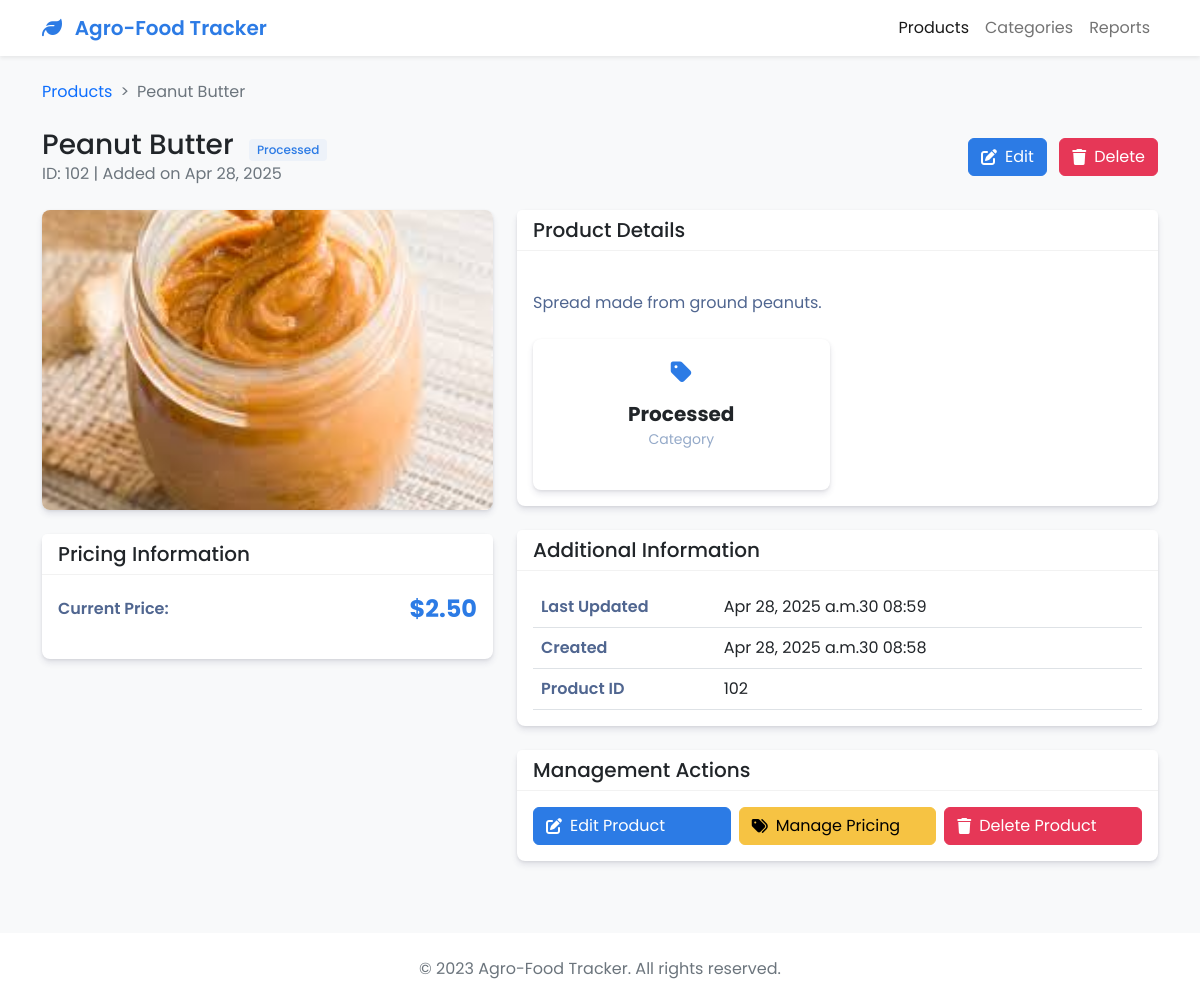
/view/102/, run on the app's committed database.
### products/models.py (models this page shows, shortened)
class Product(models.Model):
    CATEGORY_CHOICES = [
        ('Fruits', 'Fruits'),
        ('Vegetables', 'Vegetables'),
        ('Dairy', 'Dairy'),
        ('Grains', 'Grains'),
        ('Meat', 'Meat'),
        ('Processed', 'Processed Foods'),
        ('Other', 'Other'),
    ]
    name = models.CharField(max_length=100)
    category = models.CharField(max_length=100, choices=CATEGORY_CHOICES)
    description = models.TextField()
    price = models.DecimalField(
        max_digits=10,
        decimal_places=3,
        validators=[MinValueValidator(0.001)]
    )
    image = models.ImageField(upload_to='product_images/', blank=True, null=True)
    created_at = models.DateTimeField(default=timezone.now)
    updated_at = models.DateTimeField(auto_now=True)
    class Meta:
        ordering = ['-created_at']
        verbose_name = 'Product'
        verbose_name_plural = 'Products'

### products/views.py (the view)
# urls.py: path('view/<int:pk>/', views.product_view, name='product_view'),
def product_view(request, pk):
    product = get_object_or_404(Product, pk=pk)
    return render(request, 'products/product_view.html', {'product': product})

### products/templates/products/product_view.html (shortened to what this page needs)
<!DOCTYPE html>
<html lang="en">
<head>
    <link href="https://cdn.jsdelivr.net/npm/bootstrap@5.2.3/dist/css/bootstrap.min.css" rel="stylesheet">
    <link rel="stylesheet" href="https://cdnjs.cloudflare.com/ajax/libs/font-awesome/6.2.0/css/all.min.css">
</head>
<body>
<nav class="navbar navbar-expand-lg navbar-light bg-white shadow-sm mb-4">
    <div class="container">
        <a class="navbar-brand" href="#">
            <i class="fas fa-leaf me-2"></i>
            Agro-Food Tracker
        </a>
        <div class="collapse navbar-collapse" id="navbarNav">
            <ul class="navbar-nav ms-auto">
                <li class="nav-item">
                    <a class="nav-link active" href="#">Products</a>
                </li>
                <li class="nav-item">
                    <a class="nav-link" href="#">Categories</a>
                </li>
                <li class="nav-item">
                    <a class="nav-link" href="#">Reports</a>
                </li>
            </ul>
        </div>
    </div>
</nav>
<div class="container mb-5">
    <nav aria-label="breadcrumb">
        <ol class="breadcrumb">
            <li class="breadcrumb-item"><a href="{% url 'product_list' %}" class="text-decoration-none">Products</a></li>
            <li class="breadcrumb-item active" aria-current="page">{{ product.name }}</li>
        </ol>
    </nav>
    <div class="d-flex justify-content-between align-items-center mb-4">
        <div>
            <h1 class="h3 mb-0">
                {{ product.name }}
                <span class="category-badge">{{ product.category }}</span>
            </h1>
            <p class="text-muted mb-0">ID: {{ product.id }} | Added on {{ product.created_at|date:"M d, Y" }}</p>
        </div>
        <div>
            <a href="{% url 'product_edit' product.id %}" class="btn btn-primary btn-icon">
                <i class="fas fa-edit"></i> Edit
            </a>
            <a href="{% url 'product_delete' product.id %}" class="btn btn-danger btn-icon ms-2">
                <i class="fas fa-trash"></i> Delete
            </a>
        </div>
    </div>
    <div class="row g-4">
        <div class="col-lg-5">
            <div class="card position-relative">
                <div class="card-body p-0">
                    {% if product.image %}
                        <img src="{{ product.image.url }}" alt="{{ product.name }}" class="product-image">
                    {% endif %}
                </div>
            </div>
            <div class="card">
                <div class="card-header">
                    <h5 class="card-title mb-0">Pricing Information</h5>
                </div>
                <div class="card-body">
                    <div class="d-flex align-items-center mb-3">
                        <span class="detail-label">Current Price:</span>
                        <div class="ms-auto price-tag">
                            {% if product.discount %}
                                ${{ product.discounted_price|floatformat:2 }}
                                <small>${{ product.price|floatformat:2 }}</small>
                                <span class="discount-badge">{{ product.discount }}% OFF</span>
                            {% else %}
                                ${{ product.price|floatformat:2 }}
                            {% endif %}
                        </div>
                    </div>
                </div>
            </div>
        </div>
        <div class="col-lg-7">
            <div class="card">
                <div class="card-header">
                    <h5 class="card-title mb-0">Product Details</h5>
                </div>
                <div class="card-body">
                    <div class="product-description mb-4">
                        {{ product.description|default:"No description provided." }}
                    </div>
                    <div class="row g-3">
                        <div class="col-md-6">
                            <div class="card info-card">
                                <div class="card-body text-center">
                                    <div class="info-icon">
                                        <i class="fas fa-tag"></i>
                                    </div>
                                    <div class="info-value">{{ product.category }}</div>
                                    <div class="info-label">Category</div>
                                </div>
                            </div>
                        </div>
                    </div>
                </div>
            </div>
            <div class="card">
                <div class="card-header">
                    <h5 class="card-title mb-0">Additional Information</h5>
                </div>
                <div class="card-body">
                    <table class="table table-specs mb-0">
                        <tbody>
                        <tr>
                            <th>Last Updated</th>
                            <td>{{ product.updated_at|date:"M d, Y at H:i" }}</td>
                        </tr>
                        <tr>
                            <th>Created</th>
                            <td>{{ product.created_at|date:"M d, Y at H:i" }}</td>
                        </tr>
                        <tr>
                            <th>Product ID</th>
                            <td>{{ product.id }}</td>
                        </tr>
                        </tbody>
                    </table>
                </div>
            </div>
            <div class="card">
                <div class="card-header">
                    <h5 class="card-title mb-0">Management Actions</h5>
                </div>
                <div class="card-body">
                    <div class="row g-2">
                        <div class="col-md-4">
                            <a href="{% url 'product_edit' product.id %}" class="btn btn-primary btn-icon w-100">
                                <i class="fas fa-edit"></i> Edit Product
                            </a>
                        </div>
                        <div class="col-md-4">
                            <a href="#" class="btn btn-warning btn-icon w-100">
                                <i class="fas fa-tags"></i> Manage Pricing
                            </a>
                        </div>
                        <div class="col-md-4">
                            <a href="{% url 'product_delete' product.id %}" class="btn btn-danger btn-icon w-100">
                                <i class="fas fa-trash"></i> Delete Product
                            </a>
                        </div>
                    </div>
                </div>
            </div>
        </div>
    </div>
</div>
<footer class="bg-white py-4 mt-5">
    <div class="container">
        <div class="row">
            <div class="col-12 text-center">
                <p class="text-muted mb-0">&copy; 2023 Agro-Food Tracker. All rights reserved.</p>
            </div>
        </div>
    </div>
</footer>
</body>
</html>

### products/templates/products/product_view.html (style rules this page uses)
body { font-family: 'Poppins', sans-serif; background-color: #f8f9fa; color: #212529; }
.navbar-brand { font-weight: 600; color: #2c7be5; }
.card { border-radius: 0.5rem; box-shadow: 0 4px 6px rgba(50, 50, 93, 0.11), 0 1px 3px rgba(0, 0, 0, 0.08); border: none; margin-bottom: 1.5rem; }
.card-header { background-color: #fff; border-bottom: 1px solid rgba(0,0,0,.05); font-weight: 600; }
.btn-primary { background-color: #2c7be5; border-color: #2c7be5; }
.btn-danger { background-color: #e63757; border-color: #e63757; }
.btn-warning { background-color: #f6c343; border-color: #f6c343; }
.btn-icon { display: inline-flex; align-items: center; }
.btn-icon i { margin-right: 0.5rem; }
.breadcrumb-item + .breadcrumb-item::before { content: ">"; }
.breadcrumb { margin-bottom: 1.5rem; }
.product-image { width: 100%; height: 300px; border-radius: 0.5rem; object-fit: cover; }
.detail-label { font-weight: 600; color: #506690; }
.category-badge { font-size: 0.75rem; padding: 0.25rem 0.5rem; background-color: #edf2f9; color: #2c7be5; border-radius: 0.25rem; display: inline-block; margin-left: 0.5rem; }
.price-tag { font-size: 1.5rem; font-weight: 700; color: #2c7be5; }
.info-card { height: 100%; }
.info-icon { font-size: 1.5rem; color: #2c7be5; margin-bottom: 0.5rem; }
.info-value { font-size: 1.25rem; font-weight: 700; }
.info-label { color: #95aac9; font-size: 0.875rem; }
.product-description { white-space: pre-line; color: #506690; }
.table-specs th { width: 30%; color: #506690; font-weight: 600; }

### data on the page
Product: name "Peanut Butter", category "Processed", id "102", created_at "Apr 28, 2025", image (picture), price "2.50", description "Spread made from ground peanuts.", updated_at "Apr 28, 2025 a.m.30 08:59", created_at "Apr 28, 2025 a.m.30 08:58"
